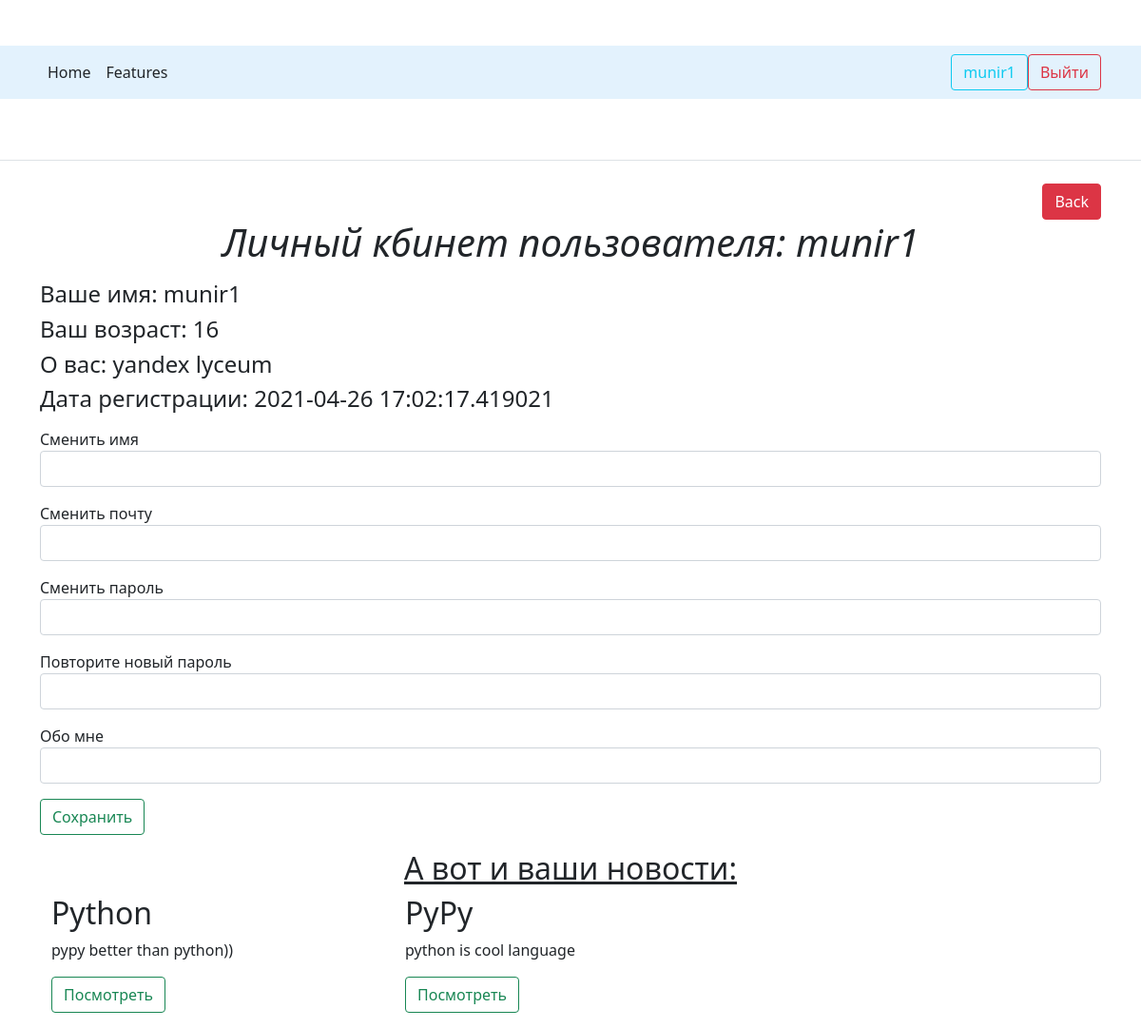
Before: /bio (signed in) with the older database file.
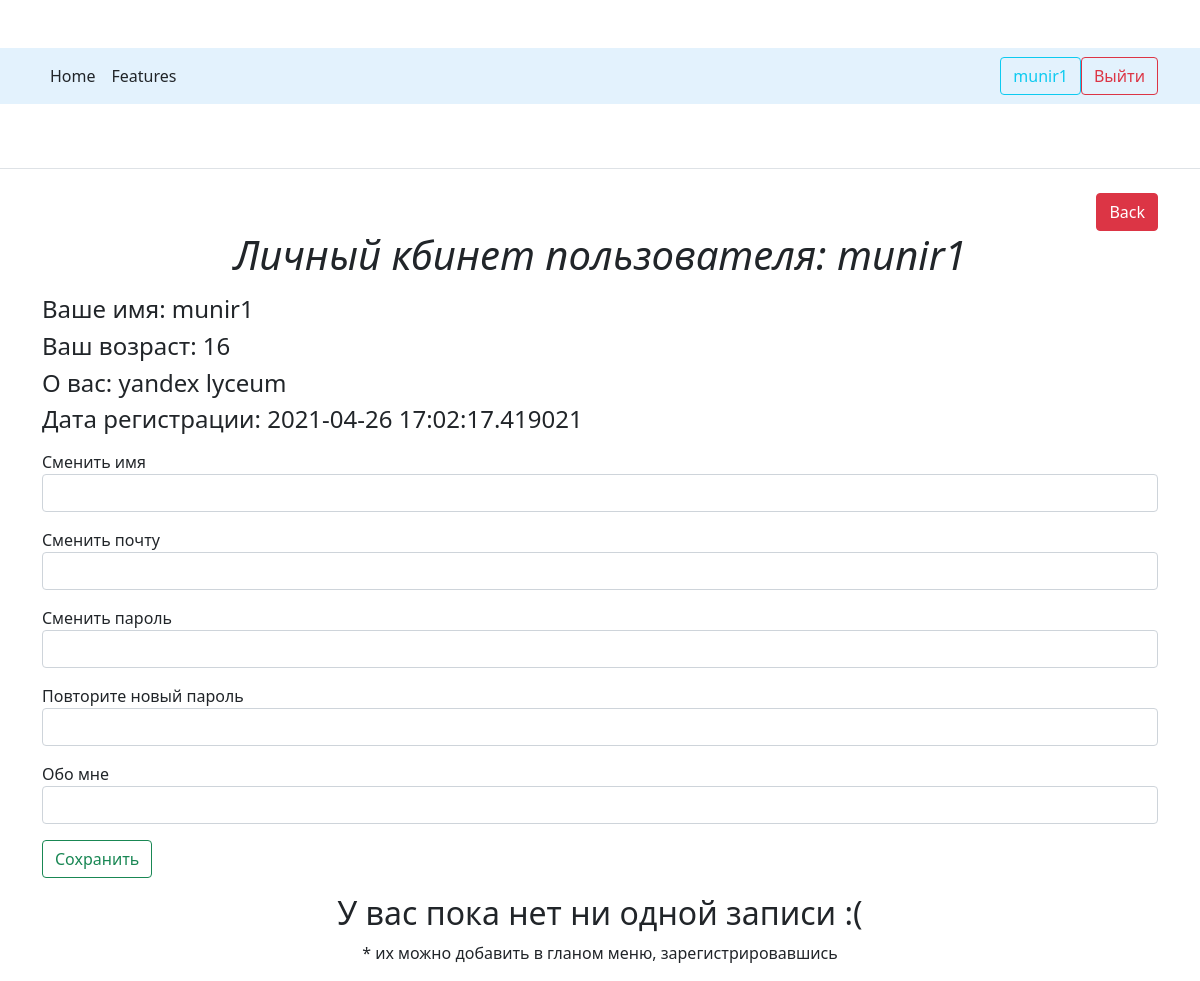
After: the same page with the newer database file.
### data/__all_models.py (models this page shows, shortened)
class User(SqlAlchemyBase, UserMixin):
    __tablename__ = 'users'
    id = sqlalchemy.Column(sqlalchemy.Integer, primary_key=True, autoincrement=True)
    name = sqlalchemy.Column(sqlalchemy.String, nullable=True)
    age = sqlalchemy.Column(sqlalchemy.Integer, nullable=True)
    email = sqlalchemy.Column(sqlalchemy.String, index=True, unique=True, nullable=True)
    hashed_password = sqlalchemy.Column(sqlalchemy.String, nullable=True)
    bio = sqlalchemy.Column(sqlalchemy.String, nullable=True)
    signed_date = sqlalchemy.Column(sqlalchemy.DateTime, default=datetime.datetime.now)

class News(SqlAlchemyBase):
    __tablename__ = 'news'
    id = sqlalchemy.Column(sqlalchemy.Integer,
                           primary_key=True, autoincrement=True)
    title = sqlalchemy.Column(sqlalchemy.String, nullable=True)
    content = sqlalchemy.Column(sqlalchemy.String, nullable=True)
    created_date = sqlalchemy.Column(sqlalchemy.DateTime,
                                     default=datetime.datetime.date)
    is_private = sqlalchemy.Column(sqlalchemy.Boolean, default=False)
    user_id = sqlalchemy.Column(sqlalchemy.Integer,
                                sqlalchemy.ForeignKey("users.id"))
    user = orm.relation('User')

### main.py (the view, shortened to what this page needs)
@app.route('/bio', methods=['POST', 'GET'])
def bio():
    session = db_session.create_session()
    form = UserBio()
    msg = ''
    news = session.query(News).filter(current_user.id == News.user_id).all()
    user = session.query(User).filter(current_user.id == User.id).first()
    return render_template('bio.html', form=form, title='Личный кабинет', news=news, message=msg)

### forms.py
class UserBio(FlaskForm):
    name = StringField('Сменить имя')
    email = EmailField('Сменить почту')
    password = PasswordField('Сменить пароль')
    password_again = PasswordField('Повторите новый пароль')
    bio = StringField('Обо мне')
    submit = SubmitField('Сохранить')

### data/db_session.py (called while the page is built)
def create_session() -> Session:
    global __factory
    return __factory()

### main.py (called while the page is built)
@login_manager.user_loader
def load_user(user_id):
    session = db_session.create_session()
    return session.query(User).get(user_id)

### templates/bio.html (shortened to what this page needs)
{% extends "base.html" %}
{% block content %}
<ul class="nav justify-content-end">
    <a class="btn btn-danger " href="/home">Back</a>
</ul>
<h1 align="center">
    <em>Личный кбинет пользователя: {{current_user.name}}</em>
</h1>
<h4>Ваше имя: {{ current_user.name }}</h4>
<h4>Ваш возраст: {{ current_user.age }}</h4>
<h4>О вас: {{ current_user.bio }}</h4>
<h4>Дата регистрации: {{ current_user.signed_date }}</h4>
<form action="" method="post">
    <p>
        {{ form.name.label }}
        {{ form.name(class="form-control") }}
    </p>
    <p>
        {{ form.email.label }}
        {{ form.email(class="form-control", type="email") }}
    </p>
    <p>
        {{ form.password.label }}
        {{ form.password(class="form-control", type="password") }}
    </p>
    <p>
        {{ form.password_again.label }}
        {{ form.password_again(class="form-control", type="password") }}
    </p>
    <p>
        {{ form.bio.label }}
        {{ form.bio(class="form-control") }}
    </p>
    <p>{{ form.submit(type="submit", class="btn btn-outline-success") }}</p>
</form>
{% if news|length %}
<h2 align="center"><u>А вот и ваши новости:</u></h2>
<div class="container">
    <div class="row">
        {% for new in news %}
        <div class="col-md-4">
            <h2>{{new.title}}</h2>
            {% if new.content|length > 150 %}
            <p class="card-text">{{new.content[:149]}}...</p>
            {% else %}
            <p class="card-text">{{new.content}}</p>
            {% endif %}
            <a href="/new/{{new.id}}" class="btn btn-outline-success">Посмотреть</a>
        </div>
        {% endfor %}
    </div>
</div>
{% else %}
<h2 align="center">У вас пока нет ни одной записи :(</h2>
<p align="center">* их можно добавить в гланом меню, зарегистрировавшись</p>
{% endif %}
{% endblock %}

### templates/base.html (shortened to what this page needs)
<!DOCTYPE html>
<html lang="en">
<head>
    <link href="https://cdn.jsdelivr.net/npm/bootstrap@5.0.0-beta3/dist/css/bootstrap.min.css" rel="stylesheet"
>
    <link rel="stylesheet" type="text/css" href="/static/css/base.css"/>
</head>
<body>
<nav class="navbar navbar-light" style="background-color: #e3f2fd;">
    <div class="container d-flex flex-wrap">
        <ul class="nav me-auto">
            <li class="nav-item"><a href="/home" class="nav-link link-dark px-2 active">Home</a></li>
            <li class="nav-item"><a href="/features" class="nav-link link-dark px-2">Features</a></li>
        </ul>
        <ul class="nav">
            {% if current_user.is_authenticated %}
            <a type="button" href="\bio" class="btn btn-outline-info">{{current_user.name}}</a>
            <a type="button" href="\logout" class="btn btn-outline-danger">Выйти</a>
            {% else %}
            <p>
                <a class="btn btn-primary " href="/register">Зарегистрироваться</a>
                <a class="btn btn-success" href="/login">Войти</a>
            </p>
            {% endif %}
        </ul>
    </div>
</nav>
<header class="py-3 mb-4 border-bottom">
    <div class="container d-flex flex-wrap justify-content-center">
        <a href="/home" class="d-flex align-items-center mb-3 mb-md-0 me-md-auto text-dark text-decoration-none">
            <svg class="bi me-2" width="40" height="32">
                <use xlink:href="#bootstrap"/>
            </svg>
        </a>
    </div>
</header>
<main role="main" class="container">
    {% block content %}{% endblock %}
</main>
</body>
</html>

### static/css/base.css (style rules this page uses)
.bi { vertical-align: -.125em; fill: currentColor; }
body { margin-top: 3rem; }

Changed rows visible on the page:
removed News: title "Python", content "pypy better than python))"
removed News: title "PyPy", content "python is cool language"
Other visible differences:
text no longer shown: "А вот и ваши новости:"
text now shown: "У вас пока нет ни одной записи :( * их можно добавить в гланом меню, зарегистрировавшись"
